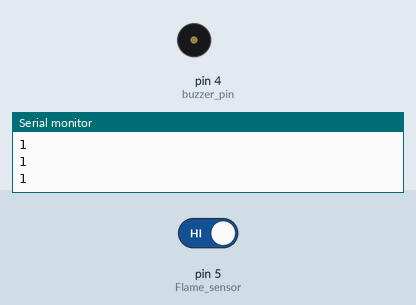
Bench run of a sketch on a simulated Arduino Uno, built with avr-gcc and run on an emulated ATmega328P. Shown: buzzer (waves = sounding, pin HIGH), the last lines printed to the serial monitor. Inputs (shaded band) come from the test bench; at power-on: pin 5 (Flame_sensor) HIGH. The modem accepts every AT command (registered, SIM ready, sends succeed) and sends nothing else.

Above: at 3.2 s.
3.3 s: pin 5 (Flame_sensor) driven LOW
At 4.1 s:
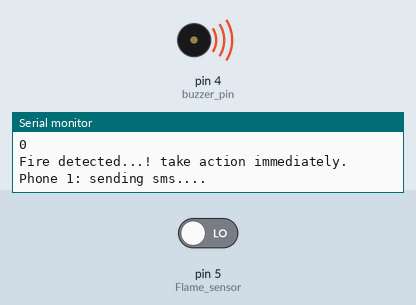
Timing chart, 0 to 6.3 s (numbered marks = the images above; inputs shaded):
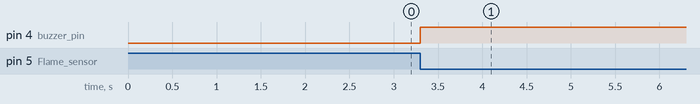

The sketch:

firedetection.ino
```cpp
#include <SoftwareSerial.h>

//-----------------------------------------------------------------------------------
//Alert reciever's phone number with country code
const String PHONE_1 = "+9779800990088";
const String PHONE_2 = ""; //optional
const String PHONE_3 = ""; //optional
//-----------------------------------------------------------------------------------

//-----------------------------------------------------------------------------------
#define rxPin 2
#define txPin 3
SoftwareSerial sim800L(rxPin,txPin);
//-----------------------------------------------------------------------------------

//-----------------------------------------------------------------------------------
int Flame_sensor = 5;
int Flame_detected;
//-----------------------------------------------------------------------------------

//-----------------------------------------------------------------------------------
#define buzzer_pin 4
//-----------------------------------------------------------------------------------

void setup()
{
  //-----------------------------------------------------------------------------------
  //Begin serial communication: Arduino IDE (Serial Monitor)
  Serial.begin(115200);

  //-----------------------------------------------------------------------------------
  //Begin serial communication: SIM800L
  sim800L.begin(9600);

  //-----------------------------------------------------------------------------------
  pinMode(Flame_sensor, INPUT);

  //-----------------------------------------------------------------------------------
  pinMode(buzzer_pin, OUTPUT);
  digitalWrite(buzzer_pin,LOW);

  //----------------------------------------------------------------------------------
  Serial.println("Initializing...");
  //Once the handshake test is successful, it will back to OK
  sim800L.println("AT");
  delay(1000);
  sim800L.println("AT+CMGF=1");
  delay(1000);
  //-----------------------------------------------------------------------------------
}

void loop()
{
  while(sim800L.available()){
  Serial.println(sim800L.readString());
  }

  Flame_detected = digitalRead(Flame_sensor);
  Serial.println(Flame_detected);
  //delay(100);
  //-----------------------------------------------------------------------------------
  //The fire is detected, trigger Alarm and send sms
  if (Flame_detected == 0)
  {
    digitalWrite(buzzer_pin,HIGH);
      Serial.println("Fire detected...! take action immediately.");
      send_multi_sms();
      make_multi_call();
    }
 //-----------------------------------------------------------------------------------
  //No fire is detected, turn OFF Alarm
  else
  {
    digitalWrite(buzzer_pin,LOW);
    }
//-----------------------------------------------------------------------------------
}

//-----------------------------------------------------------------------------------
void send_multi_sms()
{
  if(PHONE_1 != ""){
    Serial.print("Phone 1: ");
    send_sms("Fire detected...! take action immediately.", PHONE_1);
  }
  if(PHONE_2 != ""){
    Serial.print("Phone 2: ");
    send_sms("Fire detected...! take action immediately.", PHONE_2);
  }
  if(PHONE_3 != ""){
    Serial.print("Phone 3: ");
    send_sms("Fire detected...! take action immediately.", PHONE_3);
  }
}
//-----------------------------------------------------------------------------------

//-----------------------------------------------------------------------------------
void make_multi_call()
{
  if(PHONE_1 != ""){
    Serial.print("Phone 1: ");
    make_call(PHONE_1);
  }
  if(PHONE_2 != ""){
    Serial.print("Phone 2: ");
    make_call(PHONE_2);
  }
  if(PHONE_3 != ""){
    Serial.print("Phone 3: ");
    make_call(PHONE_3);
  }
}
//-----------------------------------------------------------------------------------

//-----------------------------------------------------------------------------------
void send_sms(String text, String phone)
{
    Serial.println("sending sms....");
    delay(50);
    sim800L.print("AT+CMGF=1\r");
    delay(1000);
    sim800L.print("AT+CMGS=\""+phone+"\"\r");
    delay(1000);
    sim800L.print(text);
    delay(100);
    sim800L.write(0x1A); //ascii code for ctrl-26 //Serial2.println((char)26); //ascii code for ctrl-26
    delay(5000);
}
//-----------------------------------------------------------------------------------

//-----------------------------------------------------------------------------------
void make_call(String phone)
{
    Serial.println("calling....");
    sim800L.println("ATD"+phone+";");
    delay(20000); //20 sec delay
    sim800L.println("ATH");
    delay(1000); //1 sec delay
}
```

Measured:
- after the input at 3.3 s, pin 4 (buzzer_pin): LOW → HIGH at once
